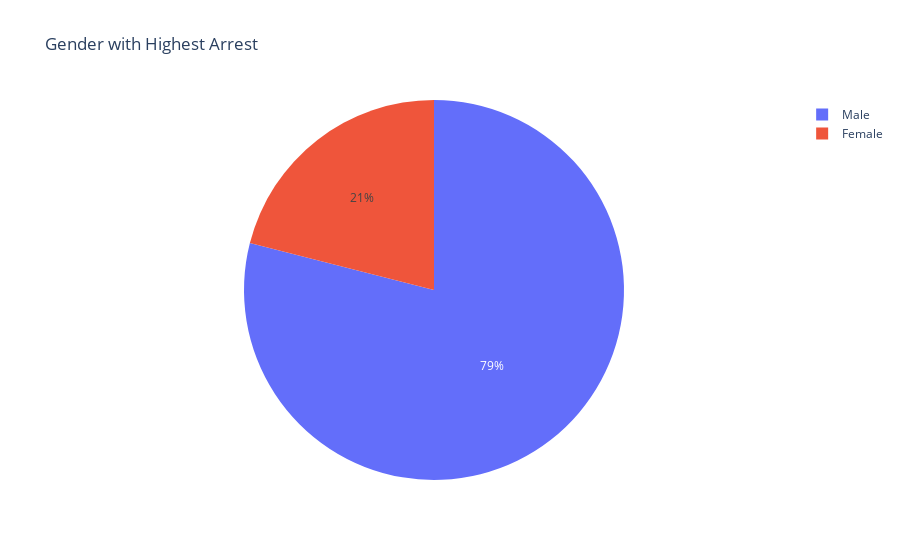

The code cell stored with this chart in its notebook:
### Code cell
fig = px.pie(p_arrest, names='Gender', title ='Gender with Highest Arrest')

fig.show()

### Figure 1 — Plotly figure (JSON) as saved in the notebook; plotly's stock layout.template omitted (floating-point values rounded to 4 significant figures; data arrays with more than 128 entries replaced by an {"elided": "..."} marker saying what was removed)
{"data": [{"domain": {"x": [0, 1], "y": [0, 1]}, "hovertemplate": "Gender=%{label}<extra></extra>", "labels": {"elided": "23510 str values"}, "legendgroup": "", "name": "", "showlegend": true, "type": "pie"}], "layout": {"legend": {"tracegroupgap": 0}, "title": {"text": "Gender with Highest Arrest"}}}
